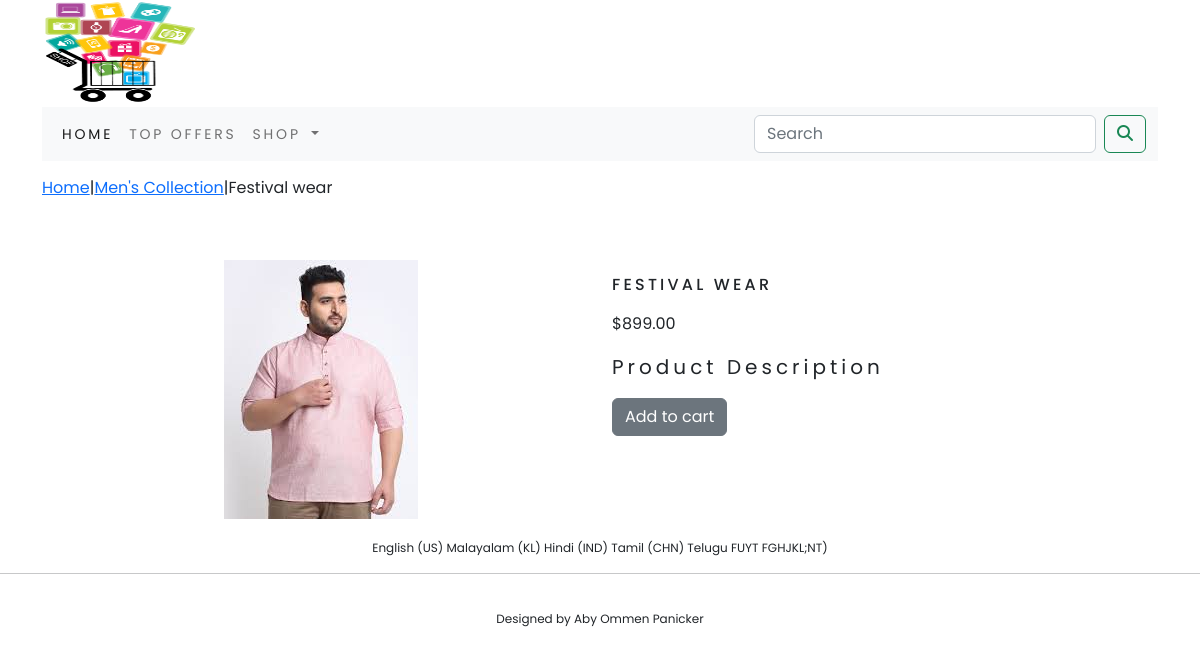
The page /shop/mens-collection/festival-wear/ on the database its author committed.
### shop/models.py (models this page shows, shortened)
class Product(models.Model):
    name=models.CharField(max_length=250,unique=True)
    slug=models.SlugField(max_length=250,unique=True)
    description=models.TextField(blank=True)
    price=models.DecimalField(max_digits=10,decimal_places=2)
    category=models.ForeignKey(Category,on_delete=models.CASCADE)
    image = models.ImageField(upload_to='product',blank=True)
    stock=models.IntegerField()
    available=models.BooleanField(default=True)
    created=models.DateTimeField(auto_now_add=True)
    updated=models.DateTimeField(auto_now=True)
    class Meta:
        ordering=('name',)
        verbose_name='product'
        verbose_name_plural='products'

class Category(models.Model):
    name=models.CharField(max_length=250,unique=True)
    slug=models.SlugField(max_length=250,unique=True)
    description=models.TextField(blank=True)
    image=models.ImageField(upload_to='category',blank=True)
    class Meta:
        ordering = ('name',)
        verbose_name = 'category'
        verbose_name_plural = 'categories'
    def get_url(self):
        return reverse('shop:products_by_category',args=[self.slug])
    def __str__(self):
        return  '{}'.format(self.name)

### shop/views.py (the view)
# urls.py: path('<slug:c_slug>/<slug:product_slug>/',views.proDetail,name='prodCatdetail')
def proDetail(request,c_slug,product_slug):
    try:
        product = Product.objects.get(category__slug=c_slug,slug=product_slug)
    except Exception as e:
        raise e
    return render(request,"product.html",{'product':product})

### cart/context_processors.py (called while the page is built)
def counter(request):
    item_count=0
    if 'admin' in request.path:
        return {}
    else:
        try:
            cart=Cart.objects.filter(cart_id=_cart_id(request))
            cart_items=CartItem.objects.all().filter(cart=cart[:1])
            for cart_item in cart_items:
                item_count += cart_item.quantity
        except Cart.DoesNotExist:
            item_count=0
    return  dict(item_count=item_count)

### cart/views.py (called while the page is built)
def _cart_id(request):
    cart = request.session.session_key
    if not cart:
        cart = request.session.create()
    return cart

### shop/context_processors.py (called while the page is built)
def menu_links(request):
    links=Category.objects.all()
    return dict(links=links)

### templates/product.html (shortened to what this page needs)
{% extends 'base.html' %}
{% load static %}
{% block content %}
<div class="row my_prod_row_class">
    <div class="mx_auto">
        <p><a href="{% url 'shop:allProdCat'%}">Home</a>|<a href="{{product.category.get_url}}">{{product.category}}</a>|{{product.name}}</p>
    </div>
</div>
<div class="container">
<br>
<div class="row">
    <div class="col-12 col-sm-12 col-md-12 col-lg-6 text-center">
        <div style="min-width:18rem">
            <img src="{{product.image.url}}" alt="{{product.name}}">
        </div>
    </div>
     <div class="col-12 col-sm-12 col-md-12 col-lg-6 " >
         <div>
            <h1 class="my_prod_title">{{product.name}}</h1>
            <p>${{product.price}}</p>
            <p class="my_title"> Product Description</p>
            {% if product.stock <= 0 %}
            <p class="text-justify my_prod_text"><b>Out Stock</b></p>
            {% else %}
            <a class="btn btn-secondary" href="{% url 'cart:add_cart' product.id %}">Add to cart</a>
            {% endif %}
         </div>
    </div>
</div>
</div>
{% endblock %}

### static/css/custom.css (style rules this page uses)
body { font-family: 'Open Sans', sans-serif; font-family: 'Poppins', sans-serif; }
.my_title { font-size: 20px; text_transform: uppercase; letter-spacing: .2em; }
.my_prod_row_class { padding-top: 15px; Padding-bottom: 20px; }
.my_prod_title { font-size: 16px; text-transform: uppercase; letter-spacing:.2em; padding-bottom: 10px; padding-top: 15px; }

### rows shown on the page
Product: category "Men's Collection", name "Festival wear", image (picture), name "FESTIVAL WEAR", price "899.00"
